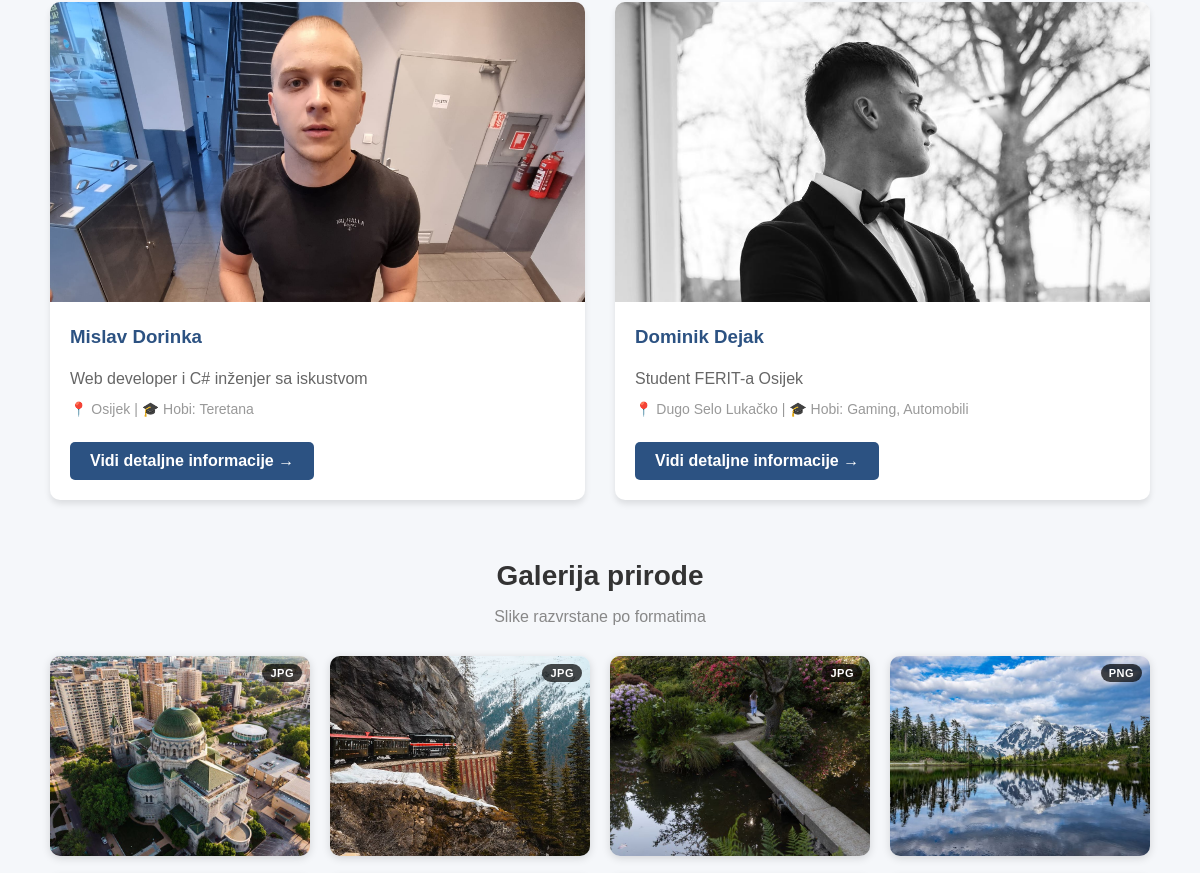
/ (middle part), run on an earlier commit of the app's database.
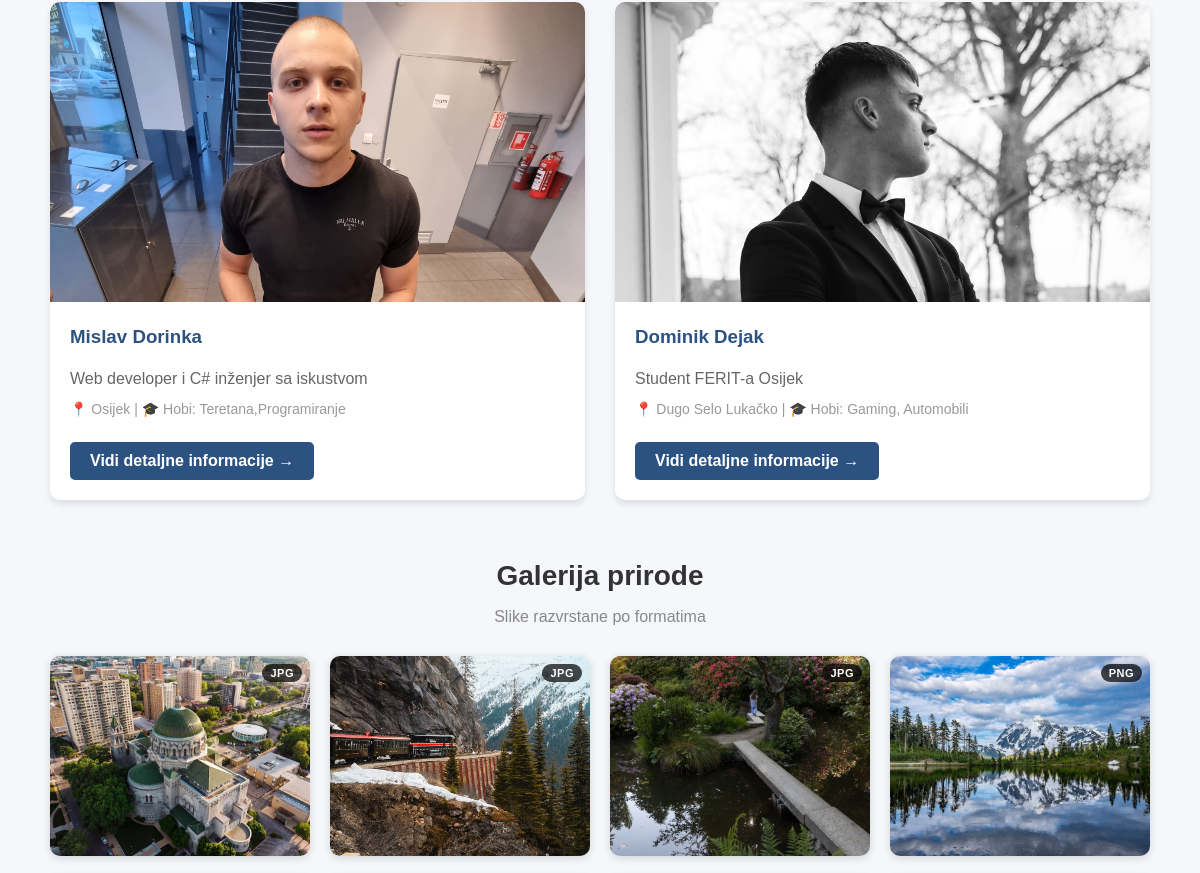
And on a later commit of the database.
### studenti/models.py (models this page shows, shortened)
class Student(models.Model):
    ime = models.CharField(max_length=200)
    prezime = models.CharField(max_length=200)
    kratko_o = models.CharField(max_length=200, default="", help_text="Kratko o studentu (prikazuje se na početnoj stranici)")
    biografija = models.TextField()
    slika = models.ImageField(upload_to='student_images/')
    zvuk = models.FileField(upload_to='student_media/', blank=True, null=True, help_text="MP3 ili drugi audio format")
    video = models.URLField(blank=True, null=True, help_text="YouTube ili drugi video link")
    datum_rodenja = models.DateField()
    mjesto_rodenja = models.CharField(max_length=200)
    mjesto_stanovanja = models.CharField(max_length=200)
    spol = models.CharField(max_length=10, choices=[('M', 'Muški'), ('Ž', 'Ženski')])
    hobi = models.CharField(max_length=200)
    obrazovanje = models.TextField(blank=True, null=True, help_text="Dodatne napomene o obrazovanju (opcionalno)")
    vještine = models.TextField(help_text="Odvojeno novim linijama")
    vještine_ostale = models.TextField(help_text="Odvojeno novim linijama")
    link_kolega = models.URLField(blank=True, null=True, help_text="Link na drugog studenta")
    ostali_link = models.URLField(blank=True, null=True, help_text="Link na vanjsku web stranicu")
    link_mjesto_rodenja = models.URLField(blank=True, null=True, help_text="Link na Wikipedia ili web stranicu mjesta rođenja")
    naziv_osnovne_skole = models.CharField(max_length=300, blank=True, null=True, help_text="Naziv osnovne škole (prikazuje se kao link)")
    link_osnovna_skola = models.URLField(blank=True, null=True, help_text="Link na web stranicu osnovne škole")
    naziv_skole = models.CharField(max_length=300, blank=True, null=True, help_text="Naziv srednje škole (prikazuje se kao link)")
    link_skola = models.URLField(blank=True, null=True, help_text="Link na web stranicu srednje škole")
    naziv_fakulteta = models.CharField(max_length=300, blank=True, null=True, help_text="Naziv fakulteta (prikazuje se kao link)")
    link_fakultet = models.URLField(blank=True, null=True, help_text="Link na web stranicu fakulteta")
    class Meta:
        verbose_name_plural = "Studenti"

### studenti/views.py (the view)
# urls.py: path('', views.index, name='index'),
def index(request):
    studenti = Student.objects.all()
    slike_ferit = [
        ('images/bmp.bmp', 'BMP'),
        ('images/gif.gif', 'GIF'),
        ('images/jpg.jpg', 'JPG'),
        ('images/png.png', 'PNG'),
    ]
    slike_priroda = [
        ('images/priroda/p1.jpg',  'JPG'),
        ('images/priroda/p2.jpg',  'JPG'),
        ('images/priroda/p3.jpg',  'JPG'),
        ('images/priroda/p4.png',  'PNG'),
        ('images/priroda/p5.png',  'PNG'),
        ('images/priroda/p6.png',  'PNG'),
        ('images/priroda/p7.gif',  'GIF'),
        ('images/priroda/p8.gif',  'GIF'),
        ('images/priroda/p12.gif', 'GIF'),
        ('images/priroda/p9.bmp',  'BMP'),
        ('images/priroda/p10.webp','WEBP'),
        ('images/priroda/p11.webp','WEBP'),
    ]
    context = {
        'studenti': studenti,
        'slike_ferit': slike_ferit,
        'slike_priroda': slike_priroda,
    }
    return render(request, 'studenti/index.html', context)

### studenti/context_processors.py (called while the page is built)
def studenti_lista(request):
    return {'studenti': Student.objects.all()}

### studenti/templates/studenti/index.html (shortened to what this page needs)
{% extends "studenti/base.html" %}
{% load static %}
{% block content %}
<div style="padding: 20px 10px; background: #f5f7fa;">
    <div style="max-width: 1200px; margin: 0 auto;">
        <div style="display: grid; grid-template-columns: repeat(auto-fit, minmax(300px, 1fr)); gap: 30px; margin-bottom: 60px;">
            {% for student in studenti %}
            <div style="background: white; border-radius: 10px; box-shadow: 0 4px 6px rgba(0,0,0,0.1); overflow: hidden; transition: transform 0.3s; cursor: pointer;" onmouseover="this.style.transform='translateY(-5px)'" onmouseout="this.style.transform='translateY(0)'">
                <a href="{% url 'studenti:detail' student.id %}" style="text-decoration: none;">
                    <img src="{{ student.slika.url }}" alt="{{ student.ime }} {{ student.prezime }}" style="width: 100%; height: 300px; object-fit: cover; object-position: top;;">
                </a>
                <div style="padding: 20px;">
                    <h3 style="margin-top: 0; color: #2c5282;">
                        <a href="{% url 'studenti:detail' student.id %}" style="text-decoration: none; color: #2c5282;">
                            {{ student.ime }} {{ student.prezime }}
                        </a>
                    </h3>
                    <p style="color: #666; margin: 10px 0; line-height: 1.5;">
                        {{ student.kratko_o }}
                    </p>
                    <p style="color: #999; font-size: 14px; margin: 10px 0;">
                        📍 {{ student.mjesto_stanovanja }} | 🎓 Hobi: {{ student.hobi }}
                    </p>
                    <a href="{% url 'studenti:detail' student.id %}" style="display: inline-block; background: #2c5282; color: white; padding: 10px 20px; border-radius: 5px; text-decoration: none; margin-top: 15px; font-weight: bold; transition: background 0.3s;">
                        Vidi detaljne informacije →
                    </a>
                </div>
            </div>
            {% endfor %}
        </div>
        <h2 style="text-align: center; margin: 60px 0 10px 0; font-size: 28px; color: #333;">Galerija prirode</h2>
        <p style="text-align: center; color: #888; margin-bottom: 30px;">Slike razvrstane po formatima</p>
        <div style="display: grid; grid-template-columns: repeat(auto-fill, minmax(220px, 1fr)); gap: 20px; max-width: 1100px; margin: 0 auto 60px auto;">
            {% for slika, format in slike_priroda %}
                <div style="position: relative; cursor: pointer; border-radius: 10px; overflow: hidden; box-shadow: 0 2px 8px rgba(0,0,0,0.15); transition: transform 0.2s;"
                     onmouseover="this.style.transform='scale(1.03)'" onmouseout="this.style.transform='scale(1)'"
                     onclick="document.getElementById('lbp-{{ forloop.counter }}').showModal()">
                    <img src="{% static slika %}" style="width: 100%; height: 200px; object-fit: cover; display: block;">
                    <span style="position: absolute; top: 8px; right: 8px; background: rgba(0,0,0,0.7); color: white; font-size: 11px; font-weight: bold; padding: 3px 8px; border-radius: 12px; letter-spacing: 0.5px;">{{ format }}</span>
                </div>
            {% endfor %}
        </div>
    </div>
</div>
{% endblock %}

### studenti/templates/studenti/base.html (shortened to what this page needs)
{% load static %}
<!DOCTYPE html>
<html lang="hr">
<head>
    <link rel="stylesheet" href="{% static 'css/style.css' %}">
</head>
<body>
<main>
    {% block content %}{% endblock %}
</main>
</body>
</html>

### static/css/style.css (style rules this page uses)
body { font-family: Arial, Helvetica, sans-serif; margin: 0; background: #f5f7fa; color: #333; }
main { padding: 40px; padding-bottom: 100px; }
a { color: #2c5282; }

What changed in the data, as far as the page shows it:
changed Student "Mislav": hobi "Teretana" → "Teretana,Programiranje"
